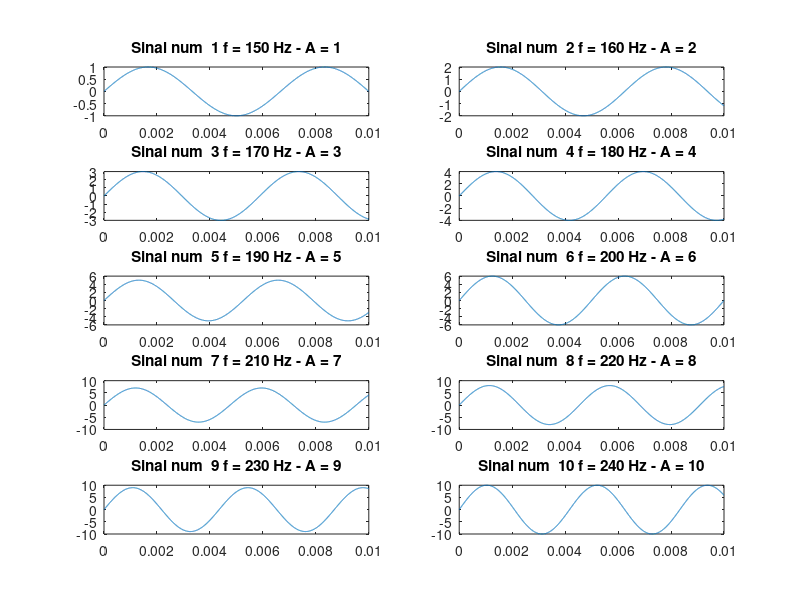

Source code (MATLAB): (Note: this script raises an error after producing the figure.)
%--------------------------------------------------------------------------
% TAREFA 2
% Considere os seguintes sinais artificiais, supondo Ta representativo do tempo de
% amostragem [ms] e fa, a frequência de amostragem [Hz]. Todos os sinais tem duração de 0 a
% 10 ms.
% Sinal 1 (Grupo 1):
% 	Onde C é uma constante qualquer real que pode variar de 0.001 até 100, sendo considerado
% 	um parâmetro característico do sinal. Suponha dois casos: no primeiro caso, 0.001 <= C <=
% 	0.1; no segundo caso, 10 < C < 100. Utilizar frequência de amostragem fa = 100 kHz.
% Sinal 2 (Grupo 2): x2(t) = B. exp (-α.t), onde B é uma amplitude qualquer [mV]; α é a constante
% 	de decaimento, podendo variar entre os valores reais [0,10]. Utilizar fa = 10 kHz. As grandezas
% 	B, α e tmax são estipuladas pelo usuário, sendo considerados parâmetros do sinal. Sugestão:
% 	utilizar o comando “exp” do Matlab.
% Sinal 3 (Grupo 3): x3(t) = β – β t, onde β descreve o decaimento da reta. Utilizar fa = 1000 Hz.
% Sinal 4 (Grupo 4): x4(t) = A. sin(2.π.fo.t), onde A é uma amplitude qualquer [mV], fo é uma
% 	frequência qualquer [Hz], e o tempo analógico varia de t = 0 ms até o tempo máximo tmax [ms],
% 	onde tmax deve ser maior que o valor 3x(1/fo). Utilizar fa = 4 x fo. As grandezas A, fo e tmax
% 	são estipuladas pelo usuário, sendo considerados parâmetros do sinal. Sugestão: utilizar o
% 	comando “sin” do Matlab.
% Parte 1
% 	Gerar um programa (arquivo .m), em cuja primeira linha são estipuladas suas entradas,
% 	as quais consistem nos parâmetros do sinal (estabelecidos pelo usuário) e na frequência de
% 	amostragem, esta última fixada conforme as recomendações feitas acima para cada sinal. Em
% 	seguida, o programa deve gerar um vetor de tempos analógicos adequado, representado pela
% 	variável t, para finalmente gerar o vetor X, que armazena as amostras do sinal. Grupo1 por
% 	favor considere os dois casos separadamente.
% 	Com os programas da parte 1, cada grupo deve gerar pelo menos 10 vetores de dados
% 	{X1, X2,...,X10}. Cada vetor deve ter um comprimento de 5000 amostras, e deve-se usar
% 	diferentes parâmetros do sinal para a geração de cada um dos dez vetores. ANOTAR
% 	CUIDADOSAMENTE, para cada um dos 10 vetores, os parâmetros considerados, pois estes
% 	serão necessários para a sequencia de passos desta tarefa.
% Parte 2
% 	Calcular teoricamente a fórmula do sinal obtido após a integração indefinida dos sinais
% 	estabelecidos no inicio do enunciado desta Tarefa. Obtenha uma expressão analítica, que deve
% 	ser implementada sob forma de programa .m. Grupo1 por favor considere os dois casos
% 	separadamente.
% Parte 3
% 	Com a ajuda dos programas “integral.m” e “integralMod.m”, discutidos na aula do
% 	09/10/17, realizar a integração numérica dos sinais gerados na Parte 1. Considere os10 sinais
% 	diferentes, gerados ao final da Parte 1. Comparar os resultados de integração obtidos com
% 	esses programas, com a curva teórica estipulada na Parte 2. Apresente um arquivo .doc que
% 	contenha os resultados, a serem apresentados em gráficos de mesmas escalas, onde as
% 	imagens das curvas obtidas na Parte 3 são confrontadas com as imagens das curvas obtidas
% 	ao final da parte 2.
% Parte 4
% 	Cada grupo deverá propor um programa próprio de integração, seguindo uma
% 	abordagem própria, diferente NECESSARIAMENTE da abordagem seguida por todos os
% 	demais grupos de estudantes, E TAMBEM DIFERENTE DA ABORDAGEM ADOTADA PELO
% 	PROFESSOR , esta última discutida na aula do 09/10/17. Testar este programa, fazendo uso
% 	dos sinais sintéticos acima. Compare o desempenho de seu próprio programa ao desempenho
% 	do programa fornecido pelo Prof Destro. Os resultados dessa parte deverão ser resumidos num
% 	relatório .doc.
% Deverão ser enviados por email os programa .m gerados nas partes 1-4, devidamente
% documentados (separação das diversas partes, listas de variáveis de entrada e de saída),
% além dos dos gráficos/tabela solicitados. Estes mesmos programas, gráficos e tabelas
% deverão ser apresentados nsa aulas de discussão desta tarefa.
%--------------------------------------------------------------------------
addpath('../datasets','../codigos_destro')
close all;
screensize = get( 0, 'Screensize' );
%%-----------------------------PARTE 3---------------------------------%%
%%Considerando o tempo total de todo sinal como 10ms
sinais = zeros(10,5000);
tempo_total = 10E-3;
tempo = linspace(0,10E-3,5000);
Amplitudes = 1:10;
frequencias = 150:10:240;
Fs = 1 / (tempo(2) - tempo(1)); %frequencia de aquisicao
% Gerando sinais:
for ii=1:10
   sinais(ii,:) = Amplitudes(ii)*sin(2*pi*frequencias(ii)*tempo); 
end
% Plotando os sinais
fig = figure;
set(fig,'Position',screensize)
for ii=1:10
    subplot(5,2,ii);
    plot(tempo,sinais(ii,:));
    title(['Sinal num  ' num2str(ii) ' f = ' num2str(frequencias(ii)) ' Hz - A = ' num2str(Amplitudes(ii))])
end

disp('Tempo para executar usando Integral do Prof. Dr. Destro: ');
tic
integrais = zeros(size(sinais)); %matriz p/ salvar as integrais
integrais_totais_destro = zeros(10,1);
for ii=1:10
    [ integrais_totais_destro(ii),integrais(ii,:)] = integral(sinais(ii,:),Fs);
end
toc

screensizeright = [(screensize(3)/2) screensize(2) screensize(3)/2 screensize(4)];
% Plotando os sinais com suas integrais
fig = figure;
set(fig,'Position',screensizeright)
for ii=1:10
    subplot(5,2,ii);
    plot(tempo,sinais(ii,:));
    hold on;
    plot(tempo, integrais(ii,:),'r');
    title(['Sinal num  ' num2str(ii) ' f = ' num2str(frequencias(ii)) ' Hz - A = ' num2str(Amplitudes(ii))])
    hold off;
    legend('sinal',[ 'integral total = ', num2str(integrais_totais_destro(ii))])
end

disp(' ');
disp('Tempo para executar usando Trapz: ');
tic
integrais_totais_trapz = zeros(size(integrais_totais_destro));
for ii=1:10
    integrais_totais_trapz(ii,1) = trapz(sinais(ii,:))*1/Fs;
end
toc

screensizeleft = [screensize(1) screensize(2) screensize(3)/2 screensize(4)];
% Plotando os sinais com suas integrais calculadas por trapz
fig = figure;
set(fig,'Position',screensizeleft)
for ii=1:10
    subplot(5,2,ii);
    plot(tempo,sinais(ii,:));
    title(['Sinal num  ' num2str(ii) ' f = ' num2str(frequencias(ii)) ' Hz - A = ' num2str(Amplitudes(ii))])
    legend([ 'trapz = ', num2str(integrais_totais_trapz(ii,1) )])
end
%%------------------------------PARTE 4----------------------------------%%
% Calculo da integral pela nossa formula
% Sera usada a soma de Riemann
% Ela eh definidada pelo somatorio com i de 0 ate n-1
% da seguinte expressao: f(ti)*(x(i+1) - x(i))
% Considerando que x(i+1) - x(i) eh fixada pela nossa frequencia de 
% aquisicao, portanto eh dada como o Periodo de aquisicao
% (x(i+1) - x(i)) = 1/Fs
disp(' ');
disp('Tempo para executar usando Riemann: ');
tic
integrais_totais_riemann = sum(sinais .* (1/Fs), 2);
toc
disp(' ');
% Plotando os sinais com suas integrais calculadas por riemann
screensizeright = [(screensize(3)/2) screensize(2) screensize(3)/2 screensize(4)];
fig = figure;
set(fig,'Position',screensizeright)
for ii=1:10
    integrais_totais_trapz(ii,1) = trapz(sinais(ii,:))*1/Fs;
    subplot(5,2,ii);
    plot(tempo,sinais(ii,:));
    title(['Sinal num ' num2str(ii) ' f = ' num2str(frequencias(ii)) ' Hz - A = ' num2str(Amplitudes(ii))])
    legend([ 'riemann = ', num2str(integrais_totais_riemann(ii,1) )])
end

% Mostrando os sinais com suas integrais calculadas
% por: destro, trapeziodal e por riemann
for ii=1:10
    disp('********************************************');
    disp(['Sinal num  ' num2str(ii) ' f = ' num2str(frequencias(ii)) ' Hz - A = ' num2str(Amplitudes(ii))])
    disp(['Destro = ', num2str(integrais_totais_destro(ii,1))]);
    disp(['Trapzoidal = ', num2str(integrais_totais_trapz(ii,1))]);
    disp(['Riemann = ', num2str(integrais_totais_riemann(ii,1))]);
end
